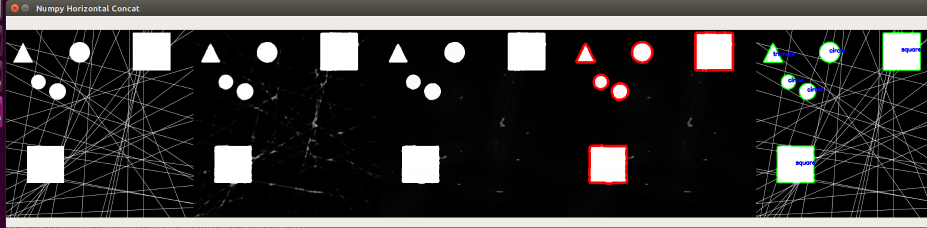
#> input picture evaluation/example1.png, 1854 x 456 px (shown at 1/2 size)
$ python visualization.py --image example1.png   (older library calls are emulated)
#> lines starting #> are read from the running program, lines starting #| are printed output that depends on the picture; after the words box and inside, x2 and y2 are one past the last pixel; in counts of white or black regions, pixels touching at a corner belong together
"""
A simple visualization tool, to track the updates and changes in the pictures
"""
import argparse

import cv2
import numpy as np

# Reading the image!
#[BY deafault it gonna use one of the images in the data_set now as an example if you didn't specify any.
argument_parser = argparse.ArgumentParser()
argument_parser.add_argument('-i', '--image', required=False, help='Path to the input image')
args = vars(argument_parser.parse_args())
image_url = args['image'] or '../training_data/00192660018343-00142D3-001799F-0019496-0013ABD001761D0012FC3.jpg'
image = cv2.imread(image_url)
#> image is the input picture: shape (456, 1854, 3); mean B, G, R 57, 58.1, 59.8

image_plot1 = image.copy()
image_plot2 = None
image_plot3 = None
image_plot4 = None
image_plot5 = None
image_plot6 = None


class ShapeDetector:
    def __init__(self):
        pass

    def detect(self, c):
        shape = "unidentified"
        peri = cv2.arcLength(c, True)
        approx = cv2.approxPolyDP(c, 0.04 * peri, True)
        if len(approx) == 3:
            shape = "triangle"
        elif len(approx) == 4:
            (x, y, w, h) = cv2.boundingRect(approx)
            ar = w / float(h)
            shape = "square" if ar >= 0.95 and ar <= 1.05 else "rectangle"
        else:
            shape = "circle"
        return shape


def preprocess(image, median_size=5):
#> called with median_size = 7
    median_size = min(median_size, 7)
    processed_image = cv2.medianBlur(image, median_size)
    return processed_image


def get_contours(image, median_size=5):
    global image_plot2, image_plot3, image_plot4, image_plot5
    image_with_noise = image.copy()
    image = preprocess(image, median_size)
    image_plot2 = image.copy()
    blurred = cv2.pyrMeanShiftFiltering(image, 31, 91)
    image_plot3 = blurred.copy()
    gray = cv2.cvtColor(blurred, cv2.COLOR_BGR2GRAY)
    image_plot4 = gray.copy()
    ret, threshold = cv2.threshold(gray, 0, 255, cv2.THRESH_BINARY+cv2.THRESH_OTSU)
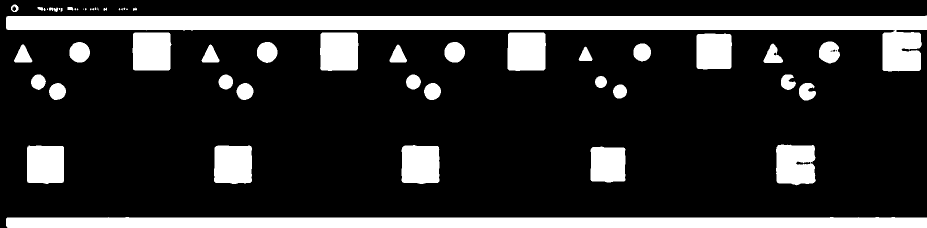
#> threshold: shape (456, 1854) (shown at 1/2 size); 19.3% white; 53 white regions (15 under 20 px)
#> ret = 124
    _, contours, _ = cv2.findContours(threshold, cv2.RETR_LIST, cv2.CHAIN_APPROX_NONE)
#> contours = 59 contours, 21 with area under 20; largest, box (x1, y1, x2, y2) and area: (12, 31, 1854, 143) 55348, (12, 434, 1854, 456) 36842, (1552, 289, 1632, 371) 5718, (1015, 65, 1092, 142) 5592, (640, 65, 717, 142) 5564
    image_with_noise = image_plot3.copy()
    cv2.drawContours(image_with_noise, contours, -1, (0, 0, 255), 6)
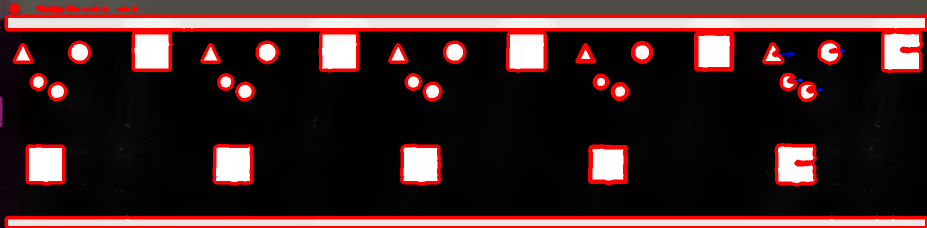
#> image_with_noise: shape (456, 1854, 3) (shown at 1/2 size); mean B, G, R 38.6, 39.1, 65.3
    image_plot5 = image_with_noise.copy()
    return contours


def count_shapes(image, median_size=5):
    global image_plot6

    shape_detector = ShapeDetector()
    contours = get_contours(image, median_size)
    if contours[-1][0][0][0] == 0 and contours[-1][0][0][1] == 0 and contours[-1][-1][0][1] == 0:
        contours = contours[0:-1]
    for contour in contours:
        moments = cv2.moments(contour)
        if moments["m00"] <= 0.0:
            continue
        contourX = int((moments["m10"] / moments["m00"]))
        contourY = int((moments["m01"] / moments["m00"]))
        shape = shape_detector.detect(contour)
        cv2.drawContours(image, [contour],
                         -1, (0, 255, 0), 2)
        cv2.putText(image, shape, (contourX, contourY),
                    cv2.FONT_HERSHEY_SIMPLEX,
                    0.5, (255, 0, 0), 2)
#> this loop made 59 passes
#> (contourX, contourY, shape, peri in detect) on passes 8 to 19: (1239, 182, 'circle', 89.84), (1613, 183, 'circle', 139.1), (864, 182, 'circle', 109.2), (489, 182, 'circle', 109.7), (114, 182, 'circle', 109.2), (1201, 163, 'circle', 76.77), (1574, 164, 'circle', 119.6), (826, 163, 'circle', 95.5), (451, 163, 'circle', 94.67), (76, 163, 'circle', 97.15), (1662, 101, 'circle', 13.07), (1672, 101, 'circle', 10.49)
#> (contourX, contourY, shape, peri in detect, approx in detect, x in detect, y in detect, w in detect) on passes 2 to 7: (1605, 326, 'rectangle', 72.77, [[1591, 326], [1595, 322], [1621, 325], [1614, 329]], 1591, 322, 31), (1215, 328, 'square', 273.4, [[1185, 294], [1182, 361], [1248, 362], [1249, 296]], 1182, 294, 68), (465, 328, 'square', 296.4, [[432, 292], [428, 362], [500, 365], [502, 293]], 428, 292, 75), (90, 328, 'square', 291.8, [[57, 291], [55, 364], [126, 364], [127, 294]], 55, 291, 73), (840, 328, 'square', 296.7, [[807, 292], [804, 363], [875, 365], [877, 294]], 804, 292, 74), (1590, 328, 'square', 323.7, [[1556, 290], [1554, 364], [1627, 365], [1628, 292]], 1554, 290, 75)
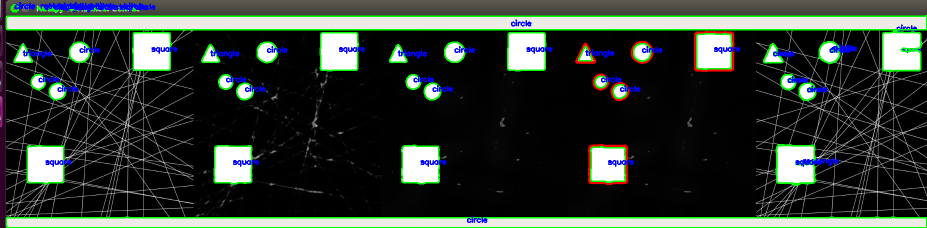
#> image: shape (456, 1854, 3) (shown at 1/2 size); 5.82% of pixels changed, all inside (x1, y1, x2, y2) = (11, 4, 1854, 456)
    image_plot6 = image.copy()


count_shapes(image, 7)
image_plot1 = cv2.resize(image_plot1, (0, 0), None, .75, .75)
image_plot2 = cv2.resize(image_plot2, (0, 0), None, .75, .75)
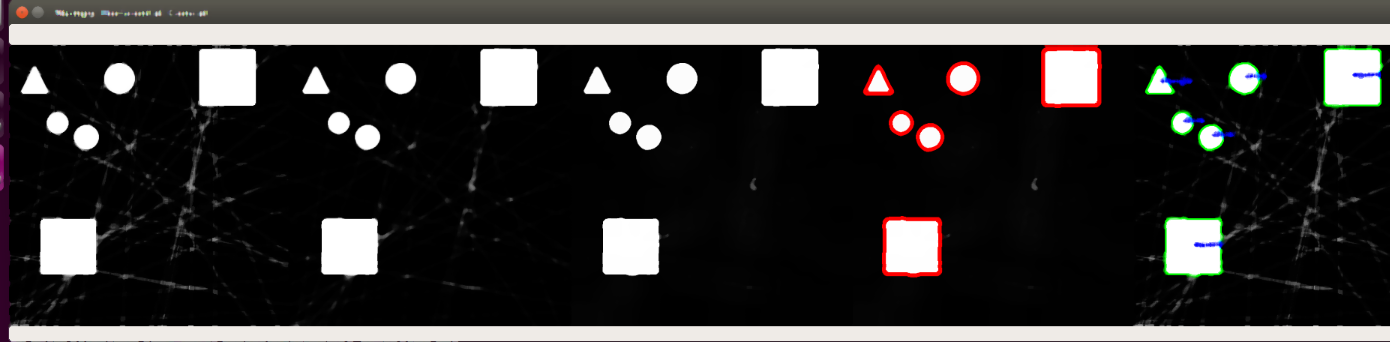
#> image_plot2: shape (342, 1390, 3); mean B, G, R 52.7, 53.8, 55.5
image_plot3 = cv2.resize(image_plot3, (0, 0), None, .75, .75)
image_plot4 = cv2.resize(image_plot4, (0, 0), None, .75, .75)
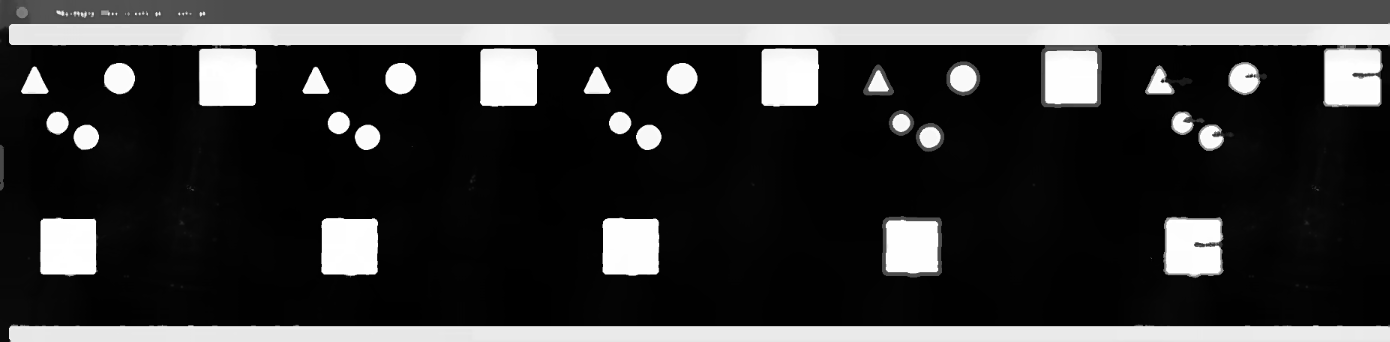
#> image_plot4: shape (342, 1390); min 0, max 255, mean 54.3
image_plot5 = cv2.resize(image_plot5, (0, 0), None, .75, .75)
image_plot6 = cv2.resize(image_plot6, (0, 0), None, .75, .75)
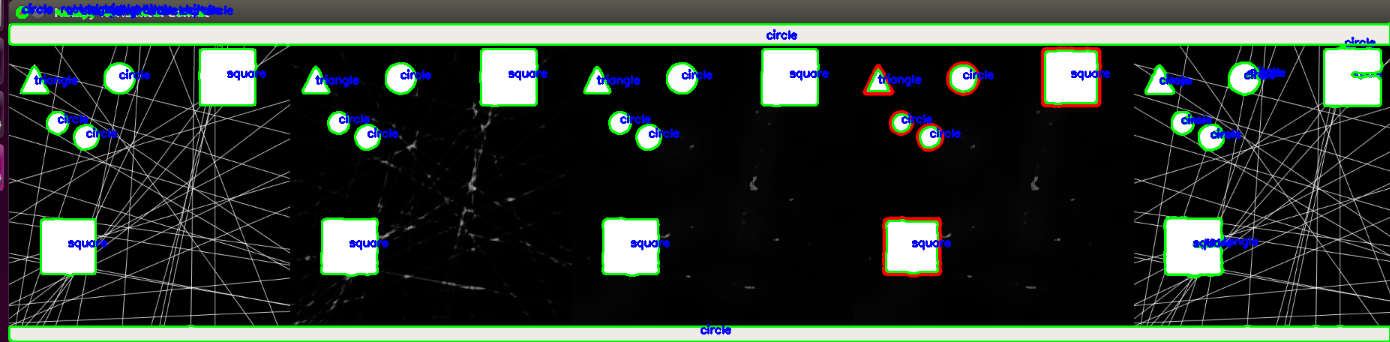
#> image_plot6: shape (342, 1390, 3); mean B, G, R 52.7, 60.4, 50.9

numpy_horizontal_concat = np.concatenate((image_plot1, image_plot2, image_plot3,
                                          image_plot5, image_plot6, ), axis=1)
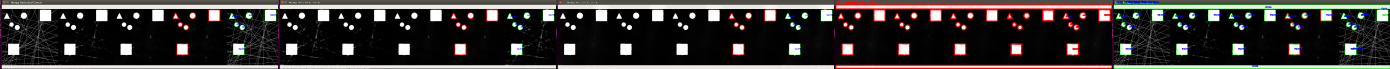
#> numpy_horizontal_concat: shape (342, 6950, 3) (shown at 1/5 size); mean B, G, R 50.8, 53.1, 57.4
cv2.imshow('Numpy Horizontal Concat', numpy_horizontal_concat)
cv2.waitKey()
